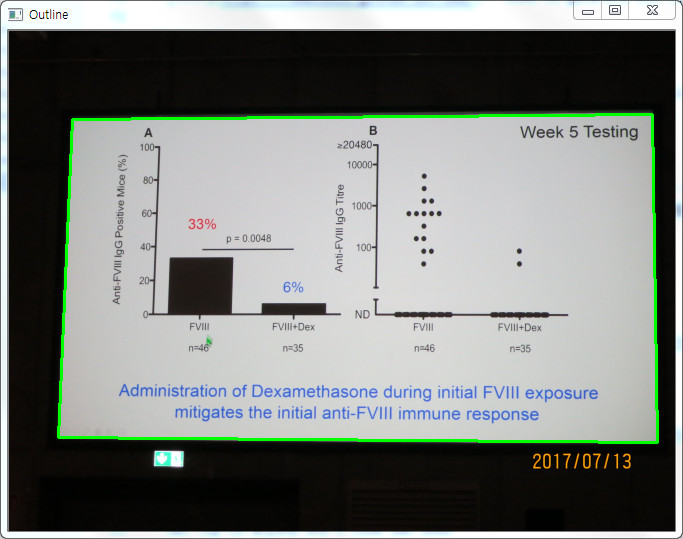
#> input picture Cap 2018-01-08 08-59-27-938.jpg, 683 x 539 px, given as the content of the folder Cap 2018-01-08 08-59-27-938.jpg, which was not available
$ python batch_scan.py --path 'Cap 2018-01-08 08-59-27-938.jpg'   (Python 2 division)   (older library calls are emulated)
#> lines starting #> are read from the running program, lines starting #| are printed output that depends on the picture; after the words box and inside, x2 and y2 are one past the last pixel; in counts of white or black regions, pixels touching at a corner belong together; pictures that were not available may be replaced by others from this repository, and a replacement may not be noted
### pyimagesearch/imutils.py
# Import the necessary packages
import numpy as np
import cv2


# [24 lines left out: functions translate, rotate, not called in this run]


def resize(image, width=None, height=None, inter=cv2.INTER_AREA):
    # initialize the dimensions of the image to be resized and
    # grab the image size
    dim = None
    (h, w) = image.shape[:2]

    # if both the width and height are None, then return the
    # original image
    if width is None and height is None:
        return image

    # check to see if the width is None
    if width is None:
        # calculate the ratio of the height and construct the
        # dimensions
        r = height / float(h)
        dim = (int(w * r), height)

    # otherwise, the height is None
    else:
        # calculate the ratio of the width and construct the
        # dimensions
        r = width / float(w)
        dim = (width, int(h * r))

    # resize the image
    resized = cv2.resize(image, dim, interpolation=inter)

    # return the resized image
    return resized

### pyimagesearch/transform.py
# import the necessary packages
import numpy as np
import cv2


def order_points(pts):
    # initialzie a list of coordinates that will be ordered
    # such that the first entry in the list is the top-left,
    # the second entry is the top-right, the third is the
    # bottom-right, and the fourth is the bottom-left
    rect = np.zeros((4, 2), dtype="float32")

    # the top-left point will have the smallest sum, whereas
    # the bottom-right point will have the largest sum
    s = pts.sum(axis=1)
    rect[0] = pts[np.argmin(s)]
    rect[2] = pts[np.argmax(s)]

    # now, compute the difference between the points, the
    # top-right point will have the smallest difference,
    # whereas the bottom-left will have the largest difference
    diff = np.diff(pts, axis=1)
    rect[1] = pts[np.argmin(diff)]
    rect[3] = pts[np.argmax(diff)]

    # return the ordered coordinates
    return rect


def four_point_transform(image, pts):
    # obtain a consistent order of the points and unpack them
    # individually
    rect = order_points(pts)
    (tl, tr, br, bl) = rect

    # compute the width of the new image, which will be the
    # maximum distance between bottom-right and bottom-left
    # x-coordiates or the top-right and top-left x-coordinates
    widthA = np.sqrt(((br[0] - bl[0]) ** 2) + ((br[1] - bl[1]) ** 2))
    widthB = np.sqrt(((tr[0] - tl[0]) ** 2) + ((tr[1] - tl[1]) ** 2))
    maxWidth = max(int(widthA), int(widthB))

    # compute the height of the new image, which will be the
    # maximum distance between the top-right and bottom-right
    # y-coordinates or the top-left and bottom-left y-coordinates
    heightA = np.sqrt(((tr[0] - br[0]) ** 2) + ((tr[1] - br[1]) ** 2))
    heightB = np.sqrt(((tl[0] - bl[0]) ** 2) + ((tl[1] - bl[1]) ** 2))
    maxHeight = max(int(heightA), int(heightB))

    # now that we have the dimensions of the new image, construct
    # the set of destination points to obtain a "birds eye view",
    # (i.e. top-down view) of the image, again specifying points
    # in the top-left, top-right, bottom-right, and bottom-left
    # order
    dst = np.array([
        [0, 0],
        [maxWidth - 1, 0],
        [maxWidth - 1, maxHeight - 1],
        [0, maxHeight - 1]], dtype="float32")

    # compute the perspective transform matrix and then apply it
    M = cv2.getPerspectiveTransform(rect, dst)
    warped = cv2.warpPerspective(image, M, (maxWidth, maxHeight))

    # return the warped image
    return warped

### batch_scan.py
# USAGE
# python batch_scan.py -p images
# This script need argument for path of directory
# When windows appear you can see the green line for edge Detection
# If edge detection is currect, press to 'space key' to continue
# If not, press 'esc key' to save original picture
# Modified picture will saved in the directory that python script in it

# TODO
# 1. print [number/totalnumber]

# import the necessary packages
from pyimagesearch.transform import four_point_transform
from pyimagesearch import imutils
from skimage.filters import threshold_adaptive
import numpy as np
import argparse
import cv2
import glob
from os.path import basename

# construct the argument parser and parse the arguments
ap = argparse.ArgumentParser()
ap.add_argument("-p", "--path", required=True,
                help="Path to the image to be scanned")
args = vars(ap.parse_args())

# load the image
file_list = glob.glob("%s/*.jpg" % (args["path"]))

# make function


def save_ori(name):
    image = cv2.imread(name)
    ratio = image.shape[0] / 500.0
    orig = image.copy()
    image = imutils.resize(image, height=500)
    cv2.imshow('Original', image)
    cv2.waitKey(0)
    cv2.imwrite(basename(name), orig)
    cv2.destroyAllWindows()


def auto_canny(x, sigma=0.33):
    # compute the median of the single channel pixel intensities
    v = np.median(x)
    # apply automatic Canny edge detection using the computed median
    lower = int(max(0, (1.0 - sigma) * v))
    upper = int(min(255, (1.0 + sigma) * v))
    edged = cv2.Canny(x, lower, upper)
    # return the edged image
    return edged


def warp(name):
#> called with name = '_only/Cap 2018-01-08 08-59-27-938.jpg'
    image = cv2.imread(name)
#> image is the input picture: shape (539, 683, 3); mean B, G, R 124.5, 128.6, 124.2
    ratio = image.shape[0] / 500.0
#> ratio = 1.08
    orig = image.copy()
    image = imutils.resize(image, height=500)
#> in resize, `resized = cv2.resize(image, dim, interpolation=inter)`:
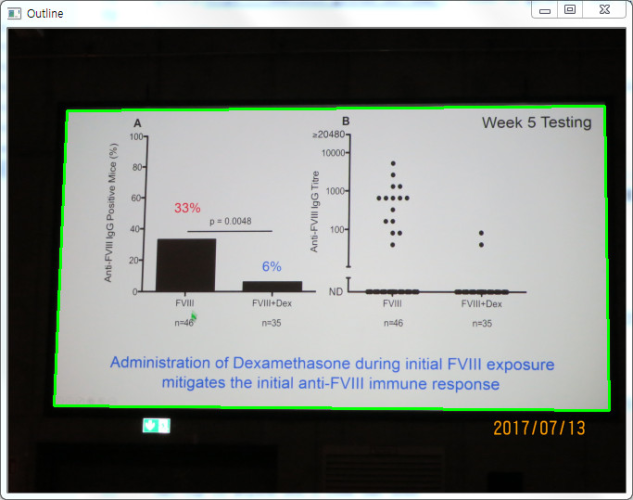
#> resized: shape (500, 633, 3); mean B, G, R 124.5, 128.6, 124.2
    # convert the image to grayscale, blur it, and find edges in the image
    gray = cv2.cvtColor(image, cv2.COLOR_BGR2GRAY)
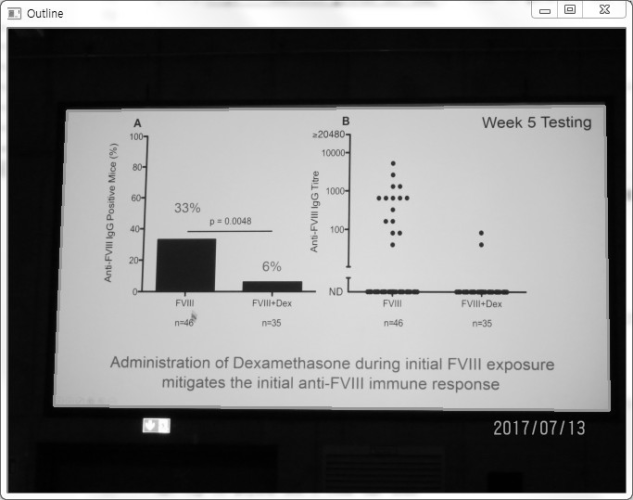
#> gray: shape (500, 633); min 0, max 255, mean 126.8
    gray = cv2.GaussianBlur(gray, (3, 3), 0)
    edged = auto_canny(gray)
#> in auto_canny, `v = np.median(x)`: v = 187
#> in auto_canny, `lower = int(max(0, (1.0 - sigma) * v))`: lower = 125
#> in auto_canny, `upper = int(min(255, (1.0 + sigma) * v))`: upper = 248
#> in auto_canny, `edged = cv2.Canny(x, lower, upper)`:
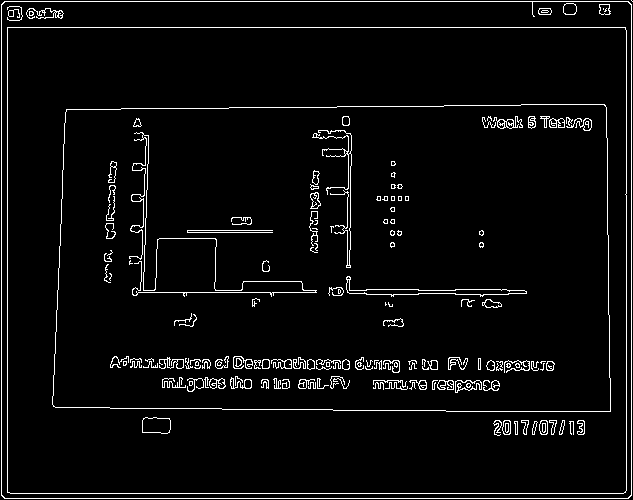
#> edged: shape (500, 633); 4.4% white in thin lines or dots
    # edged = cv2.Canny(gray, 75, 200)
    # how the original image and the edge detected image
    # print "{} STEP 1: Edge Detection".format(basename(name))
    (cnts, _) = cv2.findContours(edged.copy(),
                                 cv2.RETR_LIST, cv2.CHAIN_APPROX_SIMPLE)
#> cnts = 273 contours, 170 with area under 20; largest, box (x1, y1, x2, y2) and area: (1, 1, 632, 499) 313092, (1, 1, 632, 499) 313076, (7, 27, 627, 494) 288444, (7, 27, 627, 494) 288442, (52, 104, 611, 412) 166350
    cnts = sorted(cnts, key=cv2.contourArea, reverse=True)[:5]
#> cnts = 5 contours; box (x1, y1, x2, y2) and area: (1, 1, 632, 499) 313092, (1, 1, 632, 499) 313076, (7, 27, 627, 494) 288444, (7, 27, 627, 494) 288442, (52, 104, 611, 412) 166350
    for c in cnts:
        peri = cv2.arcLength(c, True)
        approx = cv2.approxPolyDP(c, 0.02 * peri, True)
        if len(approx) == 4:
            screenCnt = approx
            # print "{} STEP 2: Find contours of paper".format(basename(name))
            cv2.drawContours(image, [screenCnt], -1, (0, 255, 0), 2)
            cv2.imshow("Outline", image)
            k = cv2.waitKey(0) & 0xFF
            if k == 27:  # esc key
                cv2.destroyAllWindows()
                cv2.imwrite(basename(name), orig)
            elif k == 32:  # space key
                # apply the four point transform to obtain a top-down
                # view of the original image
                warped = four_point_transform(
                    orig, screenCnt.reshape(4, 2) * ratio)
                # show the original and scanned images
                print " {} : Apply transform!".format(basename(name))
                cv2.imshow("Scanned", imutils.resize(warped, height=650))
                cv2.waitKey(0)
                cv2.destroyAllWindows()
                # warped = increase_contrast(warped)
                cv2.imwrite(basename(name), warped)
                break
        else:
            cv2.imwrite(basename(name), orig)
#> this loop made 3 passes; (key Esc is pressed on pass 1)
#> (peri, screenCnt, tl in four_point_transform, tr in four_point_transform, br in four_point_transform) on pass 3: (2168.5, [[7, 27], [7, 492], [625, 492], [625, 27]], [7.55, 29.11], [673.8, 29.11], [673.8, 530.4])
#> (peri, screenCnt) on passes 1 to 2: (2247, [[1, 4], [4, 498], [631, 495], [628, 1]]), (2275.7, [[1, 5], [627, 1], [631, 494], [5, 498]])
#|  Cap 2018-01-08 08-59-27-938.jpg : Apply transform!
#> pass 1, in warp, `cv2.imshow("Outline", image)`:
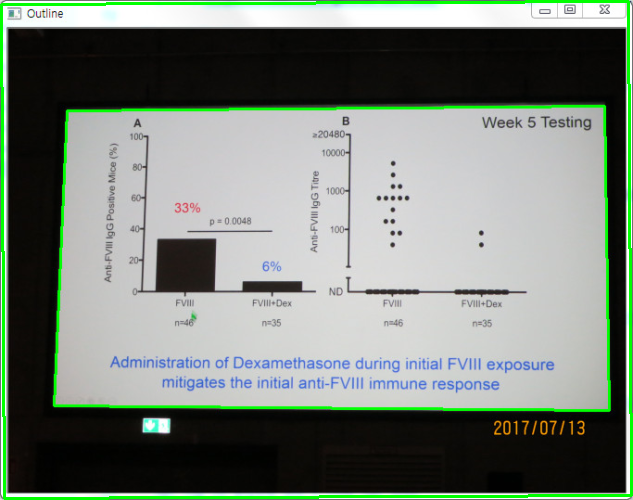
#> window 'Outline': shape (500, 633, 3); mean B, G, R 119.4, 128.9, 119.3
#> pass 2, in warp, `cv2.imshow("Outline", image)`:
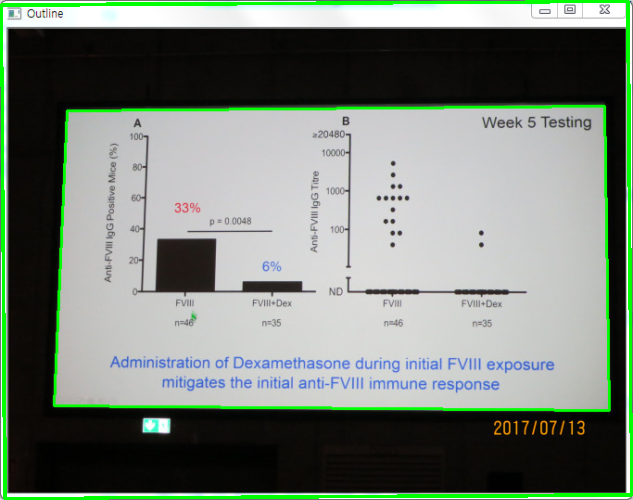
#> window 'Outline': shape (500, 633, 3); mean B, G, R 118.5, 128.9, 118.4
#> pass 3, in four_point_transform, `warped = cv2.warpPerspective(image, M, (maxWidth, maxHeight))`:
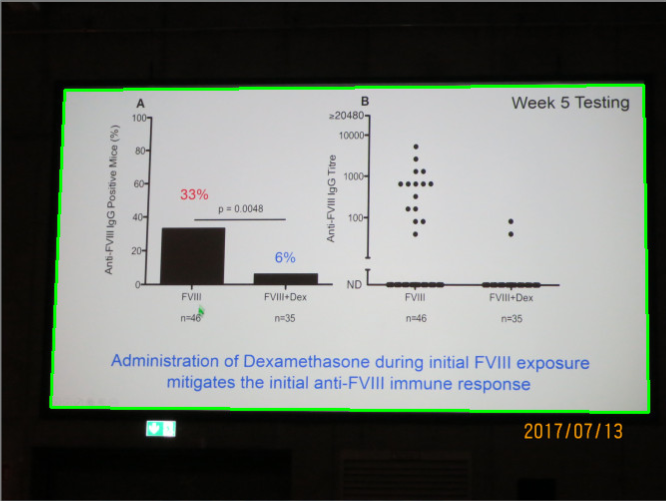
#> warped: shape (501, 666, 3); mean B, G, R 113.9, 118.5, 114.2
#> after the loop:
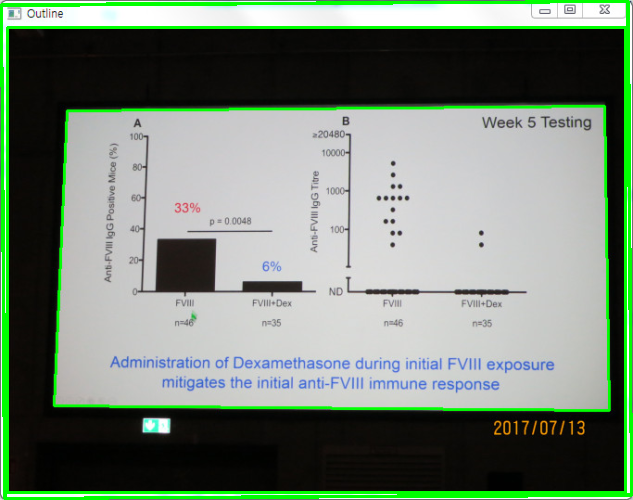
#> image: shape (500, 633, 3); 4.47% of pixels changed, all inside (x1, y1, x2, y2) = (0, 0, 633, 500)


def increase_contrast(x):
    img = x
    # cv2.imshow("Original image",img)
    # CLAHE (Contrast Limited Adaptive Histogram Equalization)
    clahe = cv2.createCLAHE(clipLimit=3., tileGridSize=(8, 8))
    # convert from BGR to LAB color space
    lab = cv2.cvtColor(img, cv2.COLOR_BGR2LAB)
    l, a, b = cv2.split(lab)  # split on 3 different channels
    l2 = clahe.apply(l)  # apply CLAHE to the L-channel
    lab = cv2.merge((l2, a, b))  # merge channels
    img2 = cv2.cvtColor(lab, cv2.COLOR_LAB2BGR)  # convert from LAB to BGR
    # [4 lines of commented-out code are left out]
    return img2


if __name__ == '__main__':
    for i in file_list:
        try:
            warp(i)
        except:
            print "ERROR in {}".format(i)
            # save original pic
            save_ori(i)
    print "DONE!"
